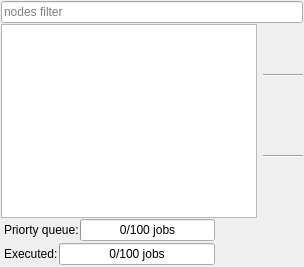
     <widget class="QWidget" name="tabNodes">
      <attribute name="title">
       <string>Nodes</string>
      </attribute>
      <layout class="QVBoxLayout" name="verticalLayout_6">
       <property name="spacing">
        <number>1</number>
       </property>
       <property name="leftMargin">
        <number>1</number>
       </property>
       <property name="topMargin">
        <number>1</number>
       </property>
       <property name="rightMargin">
        <number>1</number>
       </property>
       <property name="bottomMargin">
        <number>1</number>
       </property>
       <item>
        <widget class="QFrame" name="filter_frame_nodes">
         <property name="frameShape">
          <enum>QFrame::NoFrame</enum>
         </property>
         <property name="frameShadow">
          <enum>QFrame::Plain</enum>
         </property>
         <property name="lineWidth">
          <number>0</number>
         </property>
         <layout class="QHBoxLayout" name="horizontalLayout_10">
          <property name="leftMargin">
           <number>0</number>
          </property>
          <property name="topMargin">
           <number>0</number>
          </property>
          <property name="rightMargin">
           <number>0</number>
          </property>
          <property name="bottomMargin">
           <number>0</number>
          </property>
          <item>
           <widget class="EnhancedLineEdit" name="nodeFilterInput">
            <property name="visible">
             <bool>true</bool>
            </property>
            <property name="placeholderText">
             <string>nodes filter</string>
            </property>
           </widget>
          </item>
         </layout>
        </widget>
       </item>
       <item>
        <widget class="QFrame" name="nodesFrame">
         <property name="frameShape">
          <enum>QFrame::NoFrame</enum>
         </property>
         <property name="frameShadow">
          <enum>QFrame::Plain</enum>
         </property>
         <layout class="QHBoxLayout" name="horizontalLayout_9">
          <property name="leftMargin">
           <number>0</number>
          </property>
          <property name="topMargin">
           <number>0</number>
          </property>
          <property name="rightMargin">
           <number>0</number>
          </property>
          <property name="bottomMargin">
           <number>0</number>
          </property>
          <item>
           <widget class="QFrame" name="frame">
            <property name="frameShape">
             <enum>QFrame::NoFrame</enum>
            </property>
            <property name="frameShadow">
             <enum>QFrame::Plain</enum>
            </property>
            <property name="lineWidth">
             <number>0</number>
            </property>
            <layout class="QVBoxLayout" name="verticalLayout_7">
             <property name="spacing">
              <number>0</number>
             </property>
             <property name="leftMargin">
              <number>0</number>
             </property>
             <property name="topMargin">
              <number>0</number>
             </property>
             <property name="rightMargin">
              <number>0</number>
             </property>
             <property name="bottomMargin">
              <number>0</number>
             </property>
             <item>
              <widget class="QFrame" name="questionFrame">
               <property name="sizePolicy">
                <sizepolicy hsizetype="Minimum" vsizetype="Minimum">
                 <horstretch>0</horstretch>
                 <verstretch>0</verstretch>
                </sizepolicy>
               </property>
               <property name="lineWidth">
                <number>0</number>
               </property>
               <layout class="QHBoxLayout" name="questionFrameLayout">
                <property name="spacing">
                 <number>0</number>
                </property>
                <property name="leftMargin">
                 <number>0</number>
                </property>
                <property name="topMargin">
                 <number>0</number>
                </property>
                <property name="rightMargin">
                 <number>0</number>
                </property>
                <property name="bottomMargin">
                 <number>0</number>
                </property>
               </layout>
              </widget>
             </item>
             <item>
              <widget class="QTreeView" name="nodeTreeView">
               <property name="selectionMode">
                <enum>QAbstractItemView::ExtendedSelection</enum>
               </property>
               <property name="uniformRowHeights">
                <bool>true</bool>
               </property>
              </widget>
             </item>
             <item>
              <widget class="QFrame" name="infoFrame">
               <property name="sizePolicy">
                <sizepolicy hsizetype="Minimum" vsizetype="Minimum">
                 <horstretch>0</horstretch>
                 <verstretch>0</verstretch>
                </sizepolicy>
               </property>
               <property name="lineWidth">
                <number>0</number>
               </property>
               <layout class="QHBoxLayout" name="infoFrameLayout">
                <property name="spacing">
                 <number>0</number>
                </property>
                <property name="leftMargin">
                 <number>0</number>
                </property>
                <property name="topMargin">
                 <number>0</number>
                </property>
                <property name="rightMargin">
                 <number>0</number>
                </property>
                <property name="bottomMargin">
                 <number>0</number>
                </property>
               </layout>
              </widget>
             </item>
             <item>
              <widget class="QFrame" name="progressPrioFrame">
               <property name="frameShape">
                <enum>QFrame::NoFrame</enum>
               </property>
               <property name="frameShadow">
                <enum>QFrame::Plain</enum>
               </property>
               <property name="lineWidth">
                <number>0</number>
               </property>
               <layout class="QHBoxLayout" name="horizontalLayout_5">
                <property name="spacing">
                 <number>1</number>
                </property>
                <property name="leftMargin">
                 <number>3</number>
                </property>
                <property name="topMargin">
                 <number>1</number>
                </property>
                <property name="rightMargin">
                 <number>1</number>
                </property>
                <property name="bottomMargin">
                 <number>1</number>
                </property>
                <item>
                 <widget class="QLabel" name="progressPrioLabel">
                  <property name="text">
                   <string>Priorty queue:</string>
                  </property>
                 </widget>
                </item>
                <item>
                 <widget class="QProgressBar" name="progressPrioBar">
                  <property name="value">
                   <number>0</number>
                  </property>
                  <property name="format">
                   <string>%v/%m jobs</string>
                  </property>
                 </widget>
                </item>
                <item>
                 <widget class="QPushButton" name="progressCancelPrioButton">
                  <property name="flat">
                   <bool>true</bool>
                  </property>
                 </widget>
                </item>
               </layout>
              </widget>
             </item>
             <item>
              <widget class="QFrame" name="progressFrame">
               <property name="frameShape">
                <enum>QFrame::NoFrame</enum>
               </property>
               <property name="frameShadow">
                <enum>QFrame::Plain</enum>
               </property>
               <property name="lineWidth">
                <number>0</number>
               </property>
               <layout class="QHBoxLayout" name="horizontalLayout">
                <property name="spacing">
                 <number>1</number>
                </property>
                <property name="leftMargin">
                 <number>3</number>
                </property>
                <property name="topMargin">
                 <number>1</number>
                </property>
                <property name="rightMargin">
                 <number>1</number>
                </property>
                <property name="bottomMargin">
                 <number>1</number>
                </property>
                <item>
                 <widget class="QLabel" name="progressLabel">
                  <property name="text">
                   <string>Executed:</string>
                  </property>
                 </widget>
                </item>
                <item>
                 <widget class="QProgressBar" name="progressBar">
                  <property name="value">
                   <number>0</number>
                  </property>
                  <property name="format">
                   <string>%v/%m jobs</string>
                  </property>
                 </widget>
                </item>
                <item>
                 <widget class="QPushButton" name="progressCancelButton">
                  <property name="flat">
                   <bool>true</bool>
                  </property>
                 </widget>
                </item>
               </layout>
              </widget>
             </item>
            </layout>
           </widget>
          </item>
          <item>
           <widget class="QFrame" name="controlNodesFrame">
            <property name="sizePolicy">
             <sizepolicy hsizetype="Preferred" vsizetype="Preferred">
              <horstretch>0</horstretch>
              <verstretch>0</verstretch>
             </sizepolicy>
            </property>
            <property name="toolTip">
             <string>&lt;!DOCTYPE HTML PUBLIC &quot;-//W3C//DTD HTML 4.0//EN&quot; &quot;http://www.w3.org/TR/REC-html40/strict.dtd&quot;&gt;
&lt;html&gt;&lt;head&gt;&lt;meta name=&quot;qrichtext&quot; content=&quot;1&quot; /&gt;&lt;style type=&quot;text/css&quot;&gt;
p, li { white-space: pre-wrap; }
&lt;/style&gt;&lt;/head&gt;&lt;body style=&quot; font-family:'Ubuntu'; font-size:9pt; font-weight:400; font-style:normal;&quot;&gt;
&lt;p style=&quot; margin-top:0px; margin-bottom:0px; margin-left:0px; margin-right:0px; -qt-block-indent:0; text-indent:0px;&quot;&gt;&lt;span style=&quot; font-size:11pt;&quot;&gt;Shortcuts:&lt;/span&gt;&lt;/p&gt;
&lt;p style=&quot; margin-top:0px; margin-bottom:0px; margin-left:0px; margin-right:0px; -qt-block-indent:0; text-indent:0px;&quot;&gt;&lt;span style=&quot; font-size:11pt;&quot;&gt;    &lt;/span&gt;&lt;span style=&quot; font-size:11pt; font-weight:600;&quot;&gt;Alt+E&lt;/span&gt;&lt;span style=&quot; font-size:11pt;&quot;&gt; expand all groups&lt;/span&gt;&lt;/p&gt;
&lt;p style=&quot; margin-top:0px; margin-bottom:0px; margin-left:0px; margin-right:0px; -qt-block-indent:0; text-indent:0px;&quot;&gt;&lt;span style=&quot; font-size:11pt;&quot;&gt;    &lt;/span&gt;&lt;span style=&quot; font-size:11pt; font-weight:600;&quot;&gt;Alt+C&lt;/span&gt;&lt;span style=&quot; font-size:11pt;&quot;&gt; collapse all groups&lt;/span&gt;&lt;/p&gt;
&lt;p style=&quot; margin-top:0px; margin-bottom:0px; margin-left:0px; margin-right:0px; -qt-block-indent:0; text-indent:0px;&quot;&gt;&lt;span style=&quot; font-size:11pt;&quot;&gt;    &lt;/span&gt;&lt;span style=&quot; font-size:11pt; font-weight:600;&quot;&gt;Alt+{1..5}&lt;/span&gt;&lt;span style=&quot; font-size:11pt;&quot;&gt; select all nodes of a group (expect manage nodes)&lt;/span&gt;&lt;/p&gt;
&lt;p style=&quot; margin-top:0px; margin-bottom:0px; margin-left:0px; margin-right:0px; -qt-block-indent:0; text-indent:0px;&quot;&gt;&lt;span style=&quot; font-size:11pt;&quot;&gt;    &lt;/span&gt;&lt;span style=&quot; font-size:11pt; font-weight:600;&quot;&gt;Alt+R&lt;/span&gt;&lt;span style=&quot; font-size:11pt;&quot;&gt; run selected nodes&lt;/span&gt;&lt;/p&gt;
&lt;p style=&quot; margin-top:0px; margin-bottom:0px; margin-left:0px; margin-right:0px; -qt-block-indent:0; text-indent:0px;&quot;&gt;&lt;span style=&quot; font-size:11pt;&quot;&gt;    &lt;/span&gt;&lt;span style=&quot; font-size:11pt; font-weight:600;&quot;&gt;Alt+S&lt;/span&gt;&lt;span style=&quot; font-size:11pt;&quot;&gt; stop selected nodes&lt;/span&gt;&lt;/p&gt;
&lt;p style=&quot;-qt-paragraph-type:empty; margin-top:0px; margin-bottom:0px; margin-left:0px; margin-right:0px; -qt-block-indent:0; text-indent:0px; font-size:11pt;&quot;&gt;&lt;/p&gt;&lt;/body&gt;&lt;/html&gt;</string>
            </property>
            <layout class="QVBoxLayout" name="verticalLayout_4">
             <property name="spacing">
              <number>3</number>
             </property>
             <property name="leftMargin">
              <number>0</number>
             </property>
             <property name="topMargin">
              <number>0</number>
             </property>
             <property name="rightMargin">
              <number>0</number>
             </property>
             <property name="bottomMargin">
              <number>0</number>
             </property>
             <item>
              <widget class="QPushButton" name="startButton">
               <property name="enabled">
                <bool>false</bool>
               </property>
               <property name="sizePolicy">
                <sizepolicy hsizetype="Preferred" vsizetype="Fixed">
                 <horstretch>0</horstretch>
                 <verstretch>0</verstretch>
                </sizepolicy>
               </property>
               <property name="maximumSize">
                <size>
                 <width>40</width>
                 <height>40</height>
                </size>
               </property>
               <property name="toolTip">
                <string>&lt;!DOCTYPE HTML PUBLIC &quot;-//W3C//DTD HTML 4.0//EN&quot; &quot;http://www.w3.org/TR/REC-html40/strict.dtd&quot;&gt;
&lt;html&gt;&lt;head&gt;&lt;meta name=&quot;qrichtext&quot; content=&quot;1&quot; /&gt;&lt;style type=&quot;text/css&quot;&gt;
p, li { white-space: pre-wrap; }
&lt;/style&gt;&lt;/head&gt;&lt;body style=&quot; font-family:'Ubuntu'; font-size:9pt; font-weight:400; font-style:normal;&quot;&gt;
&lt;p style=&quot; margin-top:0px; margin-bottom:0px; margin-left:0px; margin-right:0px; -qt-block-indent:0; text-indent:0px;&quot;&gt;&lt;span style=&quot; font-size:11pt;&quot;&gt;Start  selected service if it is not already running&lt;/span&gt;&lt;/p&gt;&lt;/body&gt;&lt;/html&gt;</string>
               </property>
               <property name="iconSize">
                <size>
                 <width>8</width>
                 <height>8</height>
                </size>
               </property>
               <property name="flat">
                <bool>true</bool>
               </property>
              </widget>
             </item>
             <item>
              <widget class="QPushButton" name="stopButton">
               <property name="enabled">
                <bool>false</bool>
               </property>
               <property name="sizePolicy">
                <sizepolicy hsizetype="Preferred" vsizetype="Fixed">
                 <horstretch>0</horstretch>
                 <verstretch>0</verstretch>
                </sizepolicy>
               </property>
               <property name="maximumSize">
                <size>
                 <width>40</width>
                 <height>40</height>
                </size>
               </property>
               <property name="toolTip">
                <string>&lt;!DOCTYPE HTML PUBLIC &quot;-//W3C//DTD HTML 4.0//EN&quot; &quot;http://www.w3.org/TR/REC-html40/strict.dtd&quot;&gt;
&lt;html&gt;&lt;head&gt;&lt;meta name=&quot;qrichtext&quot; content=&quot;1&quot; /&gt;&lt;style type=&quot;text/css&quot;&gt;
p, li { white-space: pre-wrap; }
&lt;/style&gt;&lt;/head&gt;&lt;body style=&quot; font-family:'Ubuntu'; font-size:9pt; font-weight:400; font-style:normal;&quot;&gt;
&lt;p style=&quot; margin-top:0px; margin-bottom:0px; margin-left:0px; margin-right:0px; -qt-block-indent:0; text-indent:0px;&quot;&gt;&lt;span style=&quot; font-size:11pt;&quot;&gt;Stop selected service &lt;/span&gt;&lt;/p&gt;
&lt;p style=&quot; margin-top:0px; margin-bottom:0px; margin-left:0px; margin-right:0px; -qt-block-indent:0; text-indent:0px;&quot;&gt;&lt;span style=&quot; font-size:11pt;&quot;&gt;  &lt;/span&gt;&lt;span style=&quot; font-size:11pt; font-weight:600;&quot;&gt;Ctrl+Backspace&lt;/span&gt;&lt;span style=&quot; font-size:11pt;&quot;&gt; to send SIGKILL&lt;/span&gt;&lt;/p&gt;
&lt;p style=&quot; margin-top:0px; margin-bottom:0px; margin-left:0px; margin-right:0px; -qt-block-indent:0; text-indent:0px;&quot;&gt;&lt;span style=&quot; font-size:11pt;&quot;&gt;  &lt;/span&gt;&lt;span style=&quot; font-size:11pt; font-weight:600;&quot;&gt;Ctrl+Delete&lt;/span&gt;&lt;span style=&quot; font-size:11pt;&quot;&gt; to unregister from ROS master&lt;/span&gt;&lt;/p&gt;
&lt;p style=&quot;-qt-paragraph-type:empty; margin-top:0px; margin-bottom:0px; margin-left:0px; margin-right:0px; -qt-block-indent:0; text-indent:0px; font-size:11pt;&quot;&gt;&lt;/p&gt;
&lt;p style=&quot; margin-top:0px; margin-bottom:0px; margin-left:0px; margin-right:0px; -qt-block-indent:0; text-indent:0px;&quot;&gt;&lt;span style=&quot; font-size:11pt; font-weight:600;&quot;&gt;Note:&lt;/span&gt;&lt;span style=&quot; font-size:11pt;&quot;&gt; if a node was killed on a remote host, it shows still as running. Unregister it manually!&lt;/span&gt;&lt;/p&gt;
&lt;p style=&quot;-qt-paragraph-type:empty; margin-top:0px; margin-bottom:0px; margin-left:0px; margin-right:0px; -qt-block-indent:0; text-indent:0px; font-size:11pt;&quot;&gt;&lt;/p&gt;
&lt;p style=&quot; margin-top:0px; margin-bottom:0px; margin-left:0px; margin-right:0px; -qt-block-indent:0; text-indent:0px;&quot;&gt;&lt;span style=&quot; font-size:11pt; font-weight:600;&quot;&gt;Note:&lt;/span&gt;&lt;span style=&quot; font-size:11pt;&quot;&gt; The stop button is disabled on errors&lt;/span&gt;&lt;/p&gt;&lt;/body&gt;&lt;/html&gt;</string>
               </property>
               <property name="iconSize">
                <size>
                 <width>8</width>
                 <height>8</height>
                </size>
               </property>
               <property name="flat">
                <bool>true</bool>
               </property>
              </widget>
             </item>
             <item>
              <widget class="Line" name="line1_2">
               <property name="orientation">
                <enum>Qt::Horizontal</enum>
               </property>
              </widget>
             </item>
             <item>
              <widget class="QPushButton" name="ioButton">
               <property name="enabled">
                <bool>false</bool>
               </property>
               <property name="sizePolicy">
                <sizepolicy hsizetype="Preferred" vsizetype="Fixed">
                 <horstretch>0</horstretch>
                 <verstretch>0</verstretch>
                </sizepolicy>
               </property>
               <property name="maximumSize">
                <size>
                 <width>40</width>
                 <height>40</height>
                </size>
               </property>
               <property name="toolTip">
                <string>&lt;!DOCTYPE HTML PUBLIC &quot;-//W3C//DTD HTML 4.0//EN&quot; &quot;http://www.w3.org/TR/REC-html40/strict.dtd&quot;&gt;
&lt;html&gt;&lt;head&gt;&lt;meta name=&quot;qrichtext&quot; content=&quot;1&quot; /&gt;&lt;style type=&quot;text/css&quot;&gt;
p, li { white-space: pre-wrap; }
&lt;/style&gt;&lt;/head&gt;&lt;body style=&quot; font-family:'Ubuntu'; font-size:9pt; font-weight:400; font-style:normal;&quot;&gt;
&lt;p style=&quot; margin-top:0px; margin-bottom:0px; margin-left:0px; margin-right:0px; -qt-block-indent:0; text-indent:0px;&quot;&gt;&lt;span style=&quot; font-size:11pt;&quot;&gt;Show terminal that is connected to the selected service&lt;/span&gt;&lt;/p&gt;
&lt;p style=&quot; margin-top:0px; margin-bottom:0px; margin-left:0px; margin-right:0px; -qt-block-indent:0; text-indent:0px;&quot;&gt;&lt;span style=&quot; font-size:11pt; font-weight:600;&quot;&gt;F3&lt;/span&gt;&lt;/p&gt;
&lt;p style=&quot;-qt-paragraph-type:empty; margin-top:0px; margin-bottom:0px; margin-left:0px; margin-right:0px; -qt-block-indent:0; text-indent:0px;&quot;&gt;&lt;br /&gt;&lt;/p&gt;
&lt;p style=&quot; margin-top:0px; margin-bottom:0px; margin-left:0px; margin-right:0px; -qt-block-indent:0; text-indent:0px;&quot;&gt;&lt;span style=&quot; font-size:11pt; font-weight:600;&quot;&gt;Shift+Backspace&lt;/span&gt;&lt;span style=&quot; font-size:11pt;&quot;&gt; to send SIGKILL to assigned SCREENs&lt;/span&gt;&lt;/p&gt;
&lt;p style=&quot;-qt-paragraph-type:empty; margin-top:0px; margin-bottom:0px; margin-left:0px; margin-right:0px; -qt-block-indent:0; text-indent:0px; font-size:11pt;&quot;&gt;&lt;br /&gt;&lt;/p&gt;
&lt;p style=&quot; margin-top:0px; margin-bottom:0px; margin-left:0px; margin-right:0px; -qt-block-indent:0; text-indent:0px;&quot;&gt;&lt;span style=&quot; font-size:11pt; font-weight:600;&quot;&gt;Note:&lt;/span&gt;&lt;span style=&quot; font-size:11pt;&quot;&gt; if a node was killed on a remote host, it shows still as running. Unregister it manually!&lt;/span&gt;&lt;/p&gt;&lt;/body&gt;&lt;/html&gt;</string>
               </property>
               <property name="iconSize">
                <size>
                 <width>8</width>
                 <height>8</height>
                </size>
               </property>
               <property name="flat">
                <bool>true</bool>
               </property>
              </widget>
             </item>
             <item>
              <widget class="QPushButton" name="logButton">
               <property name="enabled">
                <bool>false</bool>
               </property>
               <property name="sizePolicy">
                <sizepolicy hsizetype="Preferred" vsizetype="Fixed">
                 <horstretch>0</horstretch>
                 <verstretch>0</verstretch>
                </sizepolicy>
               </property>
               <property name="maximumSize">
                <size>
                 <width>40</width>
                 <height>40</height>
                </size>
               </property>
               <property name="toolTip">
                <string>&lt;html&gt;&lt;head/&gt;&lt;body&gt;&lt;p&gt;Show screen log file of selected service.&lt;/p&gt;&lt;p&gt;Hold &amp;lt;&lt;span style=&quot; font-weight:600;&quot;&gt;Strg&lt;/span&gt;&amp;gt; or &amp;lt;&lt;span style=&quot; font-weight:600;&quot;&gt;Shift&lt;/span&gt;&amp;gt; to get also ROS log file.&lt;/p&gt;&lt;/body&gt;&lt;/html&gt;</string>
               </property>
               <property name="text">
                <string/>
               </property>
               <property name="iconSize">
                <size>
                 <width>8</width>
                 <height>8</height>
                </size>
               </property>
               <property name="flat">
                <bool>true</bool>
               </property>
              </widget>
             </item>
             <item>
              <widget class="QPushButton" name="logDeleteButton">
               <property name="enabled">
                <bool>false</bool>
               </property>
               <property name="sizePolicy">
                <sizepolicy hsizetype="Preferred" vsizetype="Fixed">
                 <horstretch>0</horstretch>
                 <verstretch>0</verstretch>
                </sizepolicy>
               </property>
               <property name="maximumSize">
                <size>
                 <width>40</width>
                 <height>40</height>
                </size>
               </property>
               <property name="toolTip">
                <string>Delete log file of selected service</string>
               </property>
               <property name="iconSize">
                <size>
                 <width>8</width>
                 <height>8</height>
                </size>
               </property>
               <property name="flat">
                <bool>true</bool>
               </property>
              </widget>
             </item>
             <item>
              <widget class="Line" name="line2_2">
               <property name="orientation">
                <enum>Qt::Horizontal</enum>
               </property>
              </widget>
             </item>
             <item>
              <widget class="QPushButton" name="dynamicConfigButton">
               <property name="enabled">
                <bool>false</bool>
               </property>
               <property name="sizePolicy">
                <sizepolicy hsizetype="Preferred" vsizetype="Fixed">
                 <horstretch>0</horstretch>
                 <verstretch>0</verstretch>
                </sizepolicy>
               </property>
               <property name="maximumSize">
                <size>
                 <width>40</width>
                 <height>40</height>
                </size>
               </property>
               <property name="toolTip">
                <string>Edit the configuration of the node using dynamic reconfigure</string>
               </property>
               <property name="iconSize">
                <size>
                 <width>8</width>
                 <height>8</height>
                </size>
               </property>
               <property name="flat">
                <bool>true</bool>
               </property>
              </widget>
             </item>
             <item>
              <widget class="QPushButton" name="editRosParamButton">
               <property name="enabled">
                <bool>false</bool>
               </property>
               <property name="sizePolicy">
                <sizepolicy hsizetype="Preferred" vsizetype="Fixed">
                 <horstretch>0</horstretch>
                 <verstretch>0</verstretch>
                </sizepolicy>
               </property>
               <property name="maximumSize">
                <size>
                 <width>40</width>
                 <height>40</height>
                </size>
               </property>
               <property name="toolTip">
                <string>&lt;html&gt;&lt;head/&gt;&lt;body&gt;&lt;p&gt;Edit configuration of selected service in ROS parameter server&lt;/p&gt;&lt;/body&gt;&lt;/html&gt;</string>
               </property>
               <property name="iconSize">
                <size>
                 <width>8</width>
                 <height>8</height>
                </size>
               </property>
               <property name="flat">
                <bool>true</bool>
               </property>
              </widget>
             </item>
             <item>
              <widget class="QPushButton" name="editConfigButton">
               <property name="enabled">
                <bool>false</bool>
               </property>
               <property name="sizePolicy">
                <sizepolicy hsizetype="Preferred" vsizetype="Fixed">
                 <horstretch>0</horstretch>
                 <verstretch>0</verstretch>
                </sizepolicy>
               </property>
               <property name="maximumSize">
                <size>
                 <width>40</width>
                 <height>40</height>
                </size>
               </property>
               <property name="toolTip">
                <string>&lt;html&gt;&lt;head/&gt;&lt;body&gt;&lt;p&gt;&lt;span style=&quot; font-size:11pt;&quot;&gt;Edit configuration of selected service in launch file&lt;/span&gt;&lt;/p&gt;&lt;p&gt;&lt;span style=&quot; font-size:11pt; font-weight:600;&quot;&gt;F4&lt;/span&gt;&lt;/p&gt;&lt;/body&gt;&lt;/html&gt;</string>
               </property>
               <property name="iconSize">
                <size>
                 <width>8</width>
                 <height>8</height>
                </size>
               </property>
               <property name="flat">
                <bool>true</bool>
               </property>
              </widget>
             </item>
             <item>
              <spacer name="verticalSpacer_2">
               <property name="orientation">
                <enum>Qt::Vertical</enum>
               </property>
               <property name="sizeHint" stdset="0">
                <size>
                 <width>8</width>
                 <height>8</height>
                </size>
               </property>
              </spacer>
             </item>
             <item>
              <widget class="QPushButton" name="closeCfgButton">
               <property name="enabled">
                <bool>false</bool>
               </property>
               <property name="sizePolicy">
                <sizepolicy hsizetype="Preferred" vsizetype="Fixed">
                 <horstretch>0</horstretch>
                 <verstretch>0</verstretch>
                </sizepolicy>
               </property>
               <property name="maximumSize">
                <size>
                 <width>40</width>
                 <height>40</height>
                </size>
               </property>
               <property name="toolTip">
                <string>&lt;html&gt;&lt;head/&gt;&lt;body&gt;&lt;p&gt;&lt;span style=&quot; font-size:11pt;&quot;&gt;Closes open configurations, stop ROS with roscore or shotdown this host&lt;/span&gt;&lt;/p&gt;&lt;p&gt;&lt;span style=&quot; font-size:11pt; font-weight:600;&quot;&gt;Shift+F4&lt;/span&gt;&lt;/p&gt;&lt;/body&gt;&lt;/html&gt;</string>
               </property>
               <property name="iconSize">
                <size>
                 <width>8</width>
                 <height>8</height>
                </size>
               </property>
               <property name="shortcut">
                <string>Shift+F4</string>
               </property>
               <property name="flat">
                <bool>true</bool>
               </property>
              </widget>
             </item>
            </layout>
           </widget>
          </item>
         </layout>
        </widget>
       </item>
      </layout>
     </widget>
